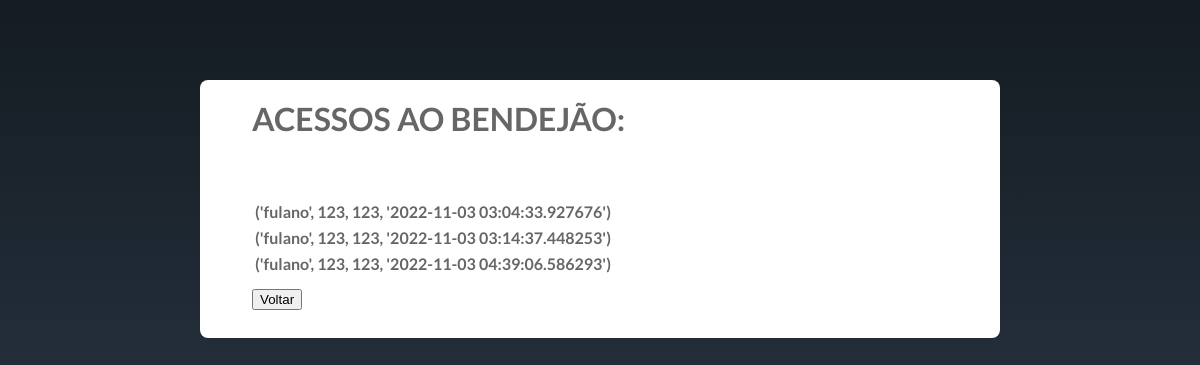
The page /database on the database as committed earlier.
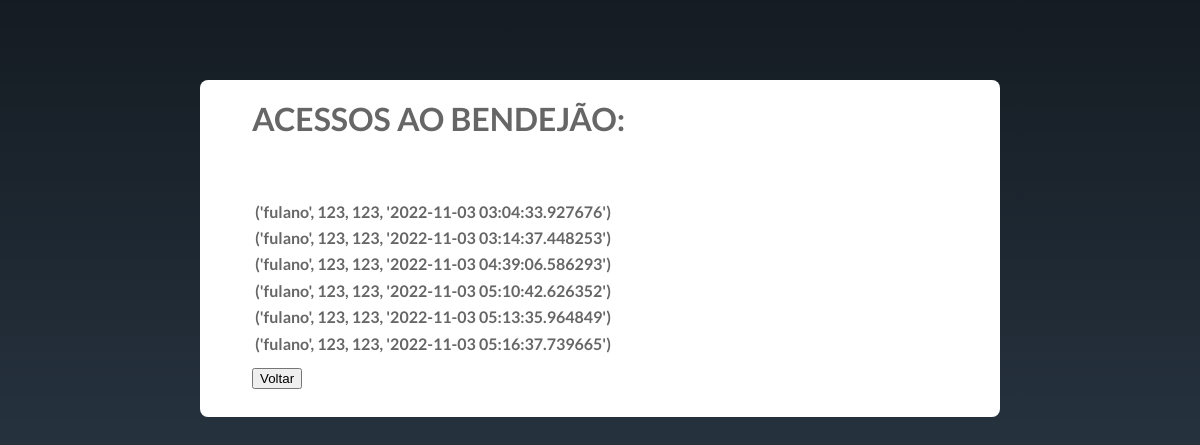
The same page on the database as committed later.
### tables this page shows
CREATE TABLE alocados
          ([nome] STRING, [dre] STRING , [senha] STRING, [tempo] TEXT PRIMARY KEY);

### bandejao-main/bandejao copy/site.py (the view)
@app.route("/database")
def show():
    from db import admshow
    rows = admshow()
    print (rows)
    return render_template('database.html', rows=rows)

### bandejao-main/bandejao copy/db.py (called while the page is built)
def admshow(): #EXPORTA O HISTÓRICO DE ACESSOS AO BANDEJAO PARA EXIBIR NA PAGINA ADMINISTRATIVA
    conn = sqlite3.connect('db.sqlite')
    c = conn.cursor()
    c.execute('SELECT nome, dre, senha, tempo FROM alocados')
    rows = c.fetchall()
    return rows

### bandejao-main/bandejao copy/templates/database.html (shortened to what this page needs)
<!DOCTYPE html>
<html lang="pt-br">
<head>
    <link href="./static/style.css" rel="stylesheet" type="text/css">
</head>
    <div class="content">
        <ul>
        <h1>ACESSOS AO BENDEJÃO:</h1>
        <br><br><br>
        <table>
            {% for row in rows %}
            <tr>
              <th> {{ row }}</th>
            </tr>
            {% endfor %}
        </table>
      </ul>
      <ul>
        <form>
          <input type="button" value="Voltar" onclick= "window.location.href = 'adm' ">
         </form>
      </ul>
    </div>

### bandejao-main/bandejao copy/static/style.css (style rules this page uses)
html, body, h1, h2, h3, h4, h5, h6, p, li, ol, ul, pre { margin: 0; padding: 0; }
html, body { min-height: 100%; }
.content { background-color: #fff; border-radius: 8px; box-sizing: border-box; color: #666; font-size: 1.6em; line-height: 1.4em; margin: 20px auto; margin-top: 80px; padding: 20px; width: 100%; max-width: 800px; }
.content ul { margin: .5em 2em; padding: 0; }

Rows that differ between the two databases and show on the page:
added alocados: row "('fulano', 123, 123, '2022-11-03 05:10:42.626352')"
added alocados: row "('fulano', 123, 123, '2022-11-03 05:13:35.964849')"
added alocados: row "('fulano', 123, 123, '2022-11-03 05:16:37.739665')"
